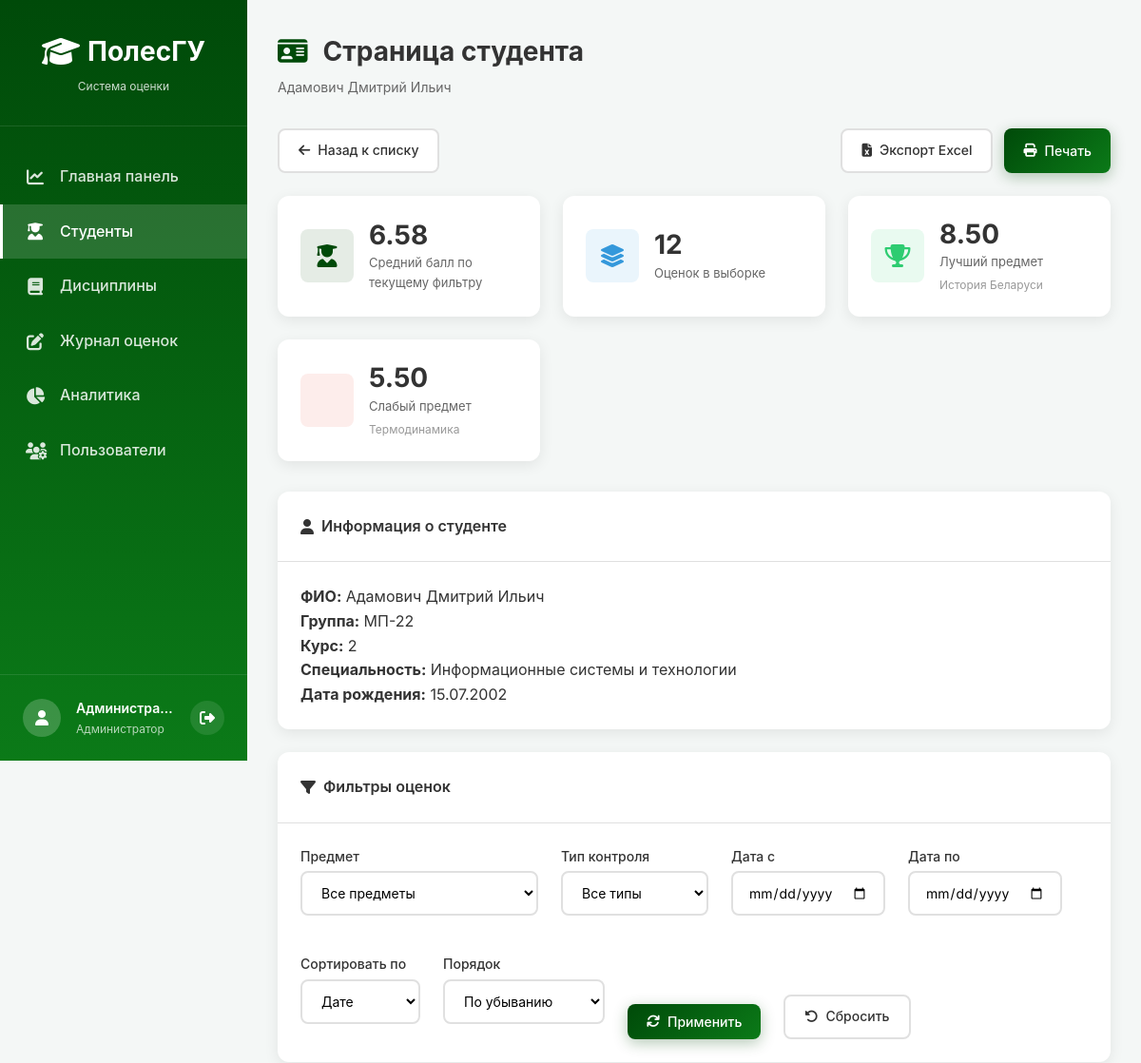
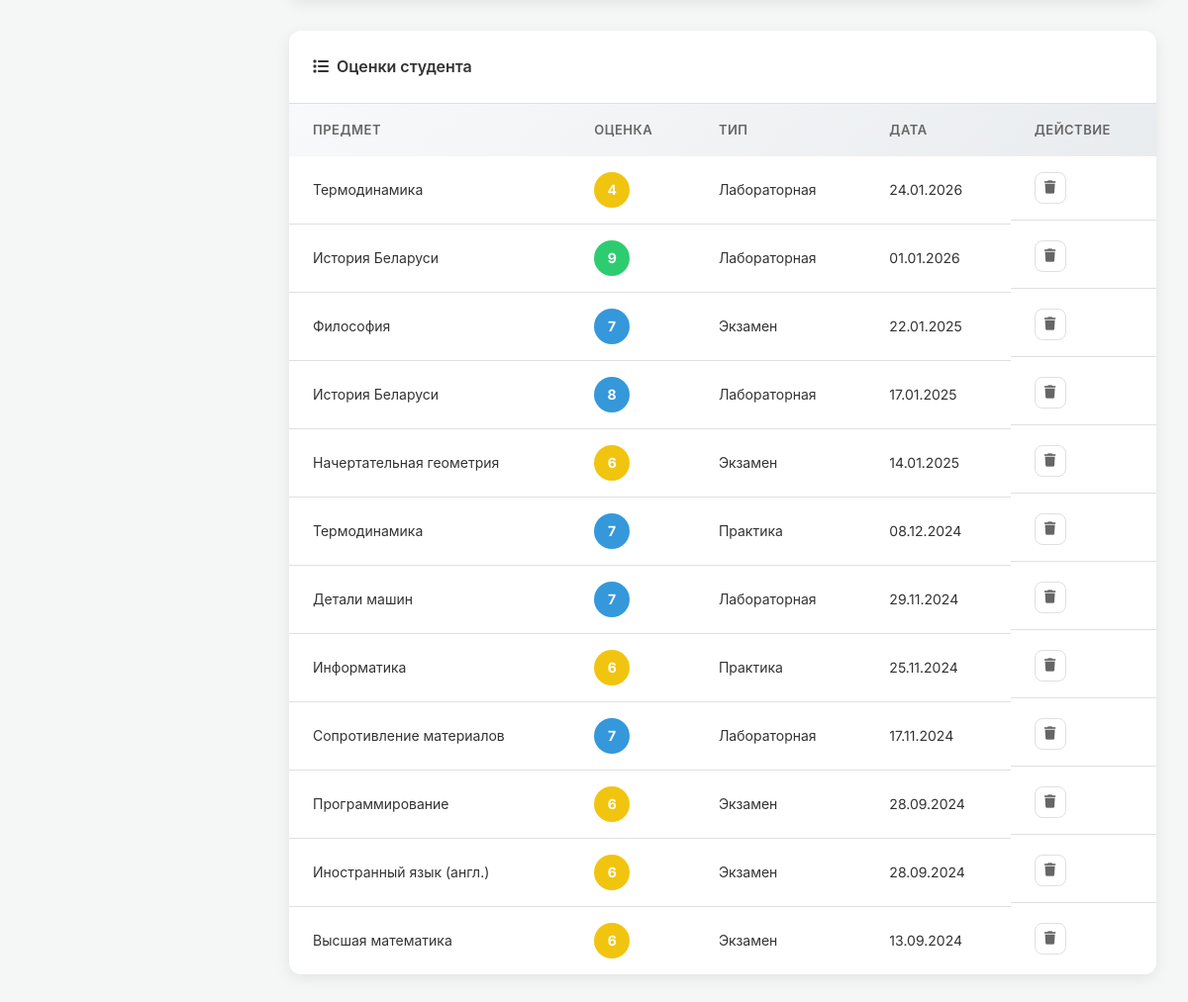
Page /index.php?module=students&student_id=62 (signed in) on the committed database (2 pictures, top to bottom).
### tables this page shows
CREATE TABLE students (
        id INTEGER PRIMARY KEY AUTOINCREMENT,
        group_id INTEGER NOT NULL,
        full_name TEXT NOT NULL,
        birth_date TEXT,
        status TEXT DEFAULT 'active', -- 'active' или 'expelled'
        FOREIGN KEY (group_id) REFERENCES groups(id) ON DELETE CASCADE
    );

CREATE TABLE groups (
        id INTEGER PRIMARY KEY AUTOINCREMENT,
        name TEXT NOT NULL,
        course INTEGER NOT NULL,
        specialty TEXT NOT NULL
    );

CREATE TABLE grades (
        id INTEGER PRIMARY KEY AUTOINCREMENT,
        student_id INTEGER NOT NULL,
        discipline_id INTEGER NOT NULL,
        grade INTEGER CHECK(grade >= 1 AND grade <= 10),
        date TEXT NOT NULL,
        type TEXT DEFAULT 'exam', -- 'exam' или 'credit'
        FOREIGN KEY (student_id) REFERENCES students(id) ON DELETE CASCADE,
        FOREIGN KEY (discipline_id) REFERENCES disciplines(id) ON DELETE CASCADE
    );

CREATE TABLE disciplines (
        id INTEGER PRIMARY KEY AUTOINCREMENT,
        name TEXT NOT NULL,
        teacher TEXT,
        department TEXT,
        hours INTEGER
    );

### config/functions.php (called while the page is built, shortened)
<?php
function escape($string) {
    return htmlspecialchars($string, ENT_QUOTES, 'UTF-8');
}
function formatDate($date) {
    return date('d.m.Y', strtotime($date));
}
function getGradeColor($grade) {
    if ($grade >= 9) return '#2ecc71';
    if ($grade >= 7) return '#3498db';
    if ($grade >= 4) return '#f1c40f';
    return '#e74c3c';
}
function getGradeTypeOptions() {
    return [
        'exam' => 'Экзамен',
        'practice' => 'Практика',
        'lab' => 'Лабораторная',
    ];
}
function getGradeTypeLabel($type) {
    $labels = getGradeTypeOptions();
    return $labels[$type] ?? $type;
}
function getStudentById($pdo, $studentId) {
    $sql = "SELECT s.*, g.name as group_name, g.course, g.specialty
            FROM students s
            JOIN groups g ON s.group_id = g.id
            WHERE s.id = ?";
    $stmt = $pdo->prepare($sql);
    $stmt->execute([$studentId]);
    return $stmt->fetch();
}
function getStudentGradesFiltered($pdo, $studentId, $filters = []) {
    $conditions = ['gr.student_id = ?'];
    $params = [$studentId];
    $sortMap = [
        'date' => 'gr.date',
        'discipline' => 'd.name',
    ];
    $sortField = $filters['sort'] ?? 'date';
    $orderField = $sortMap[$sortField] ?? 'gr.date';
    $orderDirection = strtolower($filters['order'] ?? 'desc') === 'asc' ? 'ASC' : 'DESC';
    $sql = "SELECT gr.*, d.name as discipline_name, d.teacher
            FROM grades gr
            JOIN disciplines d ON gr.discipline_id = d.id
            WHERE " . implode(' AND ', $conditions) . "
            ORDER BY {$orderField} {$orderDirection}, gr.id DESC";
    $stmt = $pdo->prepare($sql);
    $stmt->execute($params);
    return $stmt->fetchAll();
}
function calculateStudentAverageFiltered($pdo, $studentId, $filters = []) {
    $conditions = ['student_id = ?'];
    $params = [$studentId];
    $sql = "SELECT AVG(grade) as avg_grade
            FROM grades
            WHERE " . implode(' AND ', $conditions);
    $stmt = $pdo->prepare($sql);
    $stmt->execute($params);
    $result = $stmt->fetch();
    return $result['avg_grade'] ? round($result['avg_grade'], 2) : 0;
}
function getStudentSubjectStatsFiltered($pdo, $studentId, $filters = []) {
    $conditions = ['gr.student_id = ?'];
    $params = [$studentId];
    $sql = "SELECT gr.discipline_id,
                   d.name as discipline_name,
                   AVG(gr.grade) as avg_grade,
                   COUNT(gr.id) as grade_count
            FROM grades gr
            JOIN disciplines d ON gr.discipline_id = d.id
            WHERE " . implode(' AND ', $conditions) . "
            GROUP BY gr.discipline_id, d.name
            ORDER BY avg_grade DESC, d.name ASC";
    $stmt = $pdo->prepare($sql);
    $stmt->execute($params);
    return $stmt->fetchAll();
}
?>

### modules/students/index.php (the view, shortened to what this page needs)
<?php
require_once __DIR__ . '/../../config/database.php';
require_once __DIR__ . '/../../config/functions.php';
$pdo = getDB();
$studentPageId = isset($_GET['student_id']) ? (int)$_GET['student_id'] : 0;
$canManageStudentData = in_array($_SESSION['role'], ['admin', 'teacher'], true);
function buildStudentPageUrl($studentId, $filters = [], $flash = null) {
    $params = array_filter([
        'module' => 'students',
        'student_id' => $studentId,
        'discipline' => $filters['discipline'] ?? null,
        'type' => $filters['type'] ?? null,
        'date_from' => $filters['date_from'] ?? null,
        'date_to' => $filters['date_to'] ?? null,
        'sort' => $filters['sort'] ?? null,
        'order' => $filters['order'] ?? null,
        'flash' => $flash,
        'export' => $filters['export'] ?? null,
    ], function ($value) {
        return $value !== null && $value !== '' && $value !== 0;
    });
    return '/index.php?' . http_build_query($params);
}
if ($studentPageId > 0) {
    $student = getStudentById($pdo, $studentPageId);
    $selectedDiscipline = isset($_GET['discipline']) ? (int)$_GET['discipline'] : 0;
    $selectedType = trim($_GET['type'] ?? '');
    $dateFrom = trim($_GET['date_from'] ?? '');
    $dateTo = trim($_GET['date_to'] ?? '');
    $sortField = $_GET['sort'] ?? 'date';
    $sortOrder = $_GET['order'] ?? 'desc';
    $gradeFilters = [
        'discipline_id' => $selectedDiscipline,
        'type' => $selectedType,
        'date_from' => $dateFrom,
        'date_to' => $dateTo,
        'sort' => $sortField,
        'order' => $sortOrder,
    ];
    $filteredGrades = getStudentGradesFiltered($pdo, $studentPageId, $gradeFilters);
    $filteredAverage = calculateStudentAverageFiltered($pdo, $studentPageId, $gradeFilters);
    $subjectStats = getStudentSubjectStatsFiltered($pdo, $studentPageId, $gradeFilters);
    $bestSubject = $subjectStats[0] ?? null;
    $worstSubject = !empty($subjectStats) ? $subjectStats[count($subjectStats) - 1] : null;
        ?>
        <?php
    include __DIR__ . '/../../includes/header.php';
    include __DIR__ . '/../../includes/sidebar.php';
    ?>
    <main class="main-content">
        <div class="page-header">
            <h1><i class="fas fa-id-card"></i> Страница студента</h1>
            <p><?= escape($student['full_name']) ?></p>
        </div>
        <div class="actions-bar">
            <?php if ($canManageStudentData): ?>
            <a href="/index.php?module=students" class="btn btn-secondary">
                <i class="fas fa-arrow-left"></i> Назад к списку
            </a>
            <?php endif; ?>
            <div style="display: flex; gap: 12px; flex-wrap: wrap;">
                <a href="<?= escape(buildStudentPageUrl($studentPageId, [
                    'discipline' => $selectedDiscipline,
                    'type' => $selectedType,
                    'date_from' => $dateFrom,
                    'date_to' => $dateTo,
                    'sort' => $sortField,
                    'order' => $sortOrder,
                    'export' => 'excel',
                ])) ?>" class="btn btn-secondary">
                    <i class="fas fa-file-excel"></i> Экспорт Excel
                </a>
                <button type="button" class="btn btn-primary" onclick="window.print()">
                    <i class="fas fa-print"></i> Печать
                </button>
            </div>
        </div>
        <div class="kpi-grid">
            <div class="kpi-card">
                <div class="kpi-icon" style="background: rgba(0, 74, 9, 0.1);">
                    <i class="fas fa-user-graduate" style="color: #004a09;"></i>
                </div>
                <div class="kpi-content">
                    <h3><?= number_format($filteredAverage, 2) ?></h3>
                    <p>Средний балл по текущему фильтру</p>
                </div>
            </div>
            <div class="kpi-card">
                <div class="kpi-icon" style="background: rgba(52, 152, 219, 0.1);">
                    <i class="fas fa-layer-group" style="color: #3498db;"></i>
                </div>
                <div class="kpi-content">
                    <h3><?= count($filteredGrades) ?></h3>
                    <p>Оценок в выборке</p>
                </div>
            </div>
            <div class="kpi-card">
                <div class="kpi-icon" style="background: rgba(46, 204, 113, 0.1);">
                    <i class="fas fa-trophy" style="color: #2ecc71;"></i>
                </div>
                <div class="kpi-content">
                    <h3><?= $bestSubject ? number_format($bestSubject['avg_grade'], 2) : '-' ?></h3>
                    <p>Лучший предмет</p>
                    <small><?= $bestSubject ? escape($bestSubject['discipline_name']) : 'Нет данных' ?></small>
                </div>
            </div>
            <div class="kpi-card">
                <div class="kpi-icon" style="background: rgba(231, 76, 60, 0.1);">
                </div>
                <div class="kpi-content">
                    <h3><?= $worstSubject ? number_format($worstSubject['avg_grade'], 2) : '-' ?></h3>
                    <p>Слабый предмет</p>
                    <small><?= $worstSubject ? escape($worstSubject['discipline_name']) : 'Нет данных' ?></small>
                </div>
            </div>
        </div>
        <div class="card" style="margin-bottom: 24px;">
            <div class="card-header">
                <h3><i class="fas fa-user"></i> Информация о студенте</h3>
            </div>
            <div class="card-body">
                <p><strong>ФИО:</strong> <?= escape($student['full_name']) ?></p>
                <p><strong>Группа:</strong> <?= escape($student['group_name']) ?></p>
                <p><strong>Курс:</strong> <?= (int)$student['course'] ?></p>
                <p><strong>Специальность:</strong> <?= escape($student['specialty']) ?></p>
                <p><strong>Дата рождения:</strong> <?= $student['birth_date'] ? formatDate($student['birth_date']) : 'Не указана' ?></p>
            </div>
        </div>
        <div class="card">
            <div class="card-header">
                <h3><i class="fas fa-filter"></i> Фильтры оценок</h3>
            </div>
            <div class="card-body">
                <form method="GET" class="filter-form-inline">
                    <div class="form-group">
                        <label for="discipline">Предмет</label>
                        <select name="discipline" id="discipline">
                            <option value="0">Все предметы</option>
                        </select>
                    </div>
                    <div class="form-group">
                        <label for="type">Тип контроля</label>
                        <select name="type" id="type">
                            <option value="">Все типы</option>
                        </select>
                    </div>
                    <div class="form-group">
                        <label for="date_from">Дата с</label>
                        <input type="date" name="date_from" id="date_from" value="<?= escape($dateFrom) ?>">
                    </div>
                    <div class="form-group">
                        <label for="date_to">Дата по</label>
                        <input type="date" name="date_to" id="date_to" value="<?= escape($dateTo) ?>">
                    </div>
                    <div class="form-group">
                        <label for="sort">Сортировать по</label>
                        <select name="sort" id="sort">
                            <option value="date" <?= $sortField === 'date' ? 'selected' : '' ?>>Дате</option>
                        </select>
                    </div>
                    <div class="form-group">
                        <label for="order">Порядок</label>
                        <select name="order" id="order">
                            <option value="desc" <?= $sortOrder === 'desc' ? 'selected' : '' ?>>По убыванию</option>
                        </select>
                    </div>
                    <button type="submit" class="btn btn-primary">
                        <i class="fas fa-sync"></i> Применить
                    </button>
                    <a href="/index.php?module=students&student_id=<?= $studentPageId ?>" class="btn btn-secondary">
                        <i class="fas fa-rotate-left"></i> Сбросить
                    </a>
                </form>
            </div>
        </div>
        <div class="table-card" style="margin-top: 24px;">
            <div class="table-header">
                <h3><i class="fas fa-list"></i> Оценки студента</h3>
            </div>
            <div class="table-body">
                <?php if (!empty($filteredGrades)): ?>
                <table class="data-table">
                    <thead>
                        <tr>
                            <th>Предмет</th>
                            <th>Оценка</th>
                            <th>Тип</th>
                            <th>Дата</th>
                            <?php if ($canManageStudentData): ?>
                            <th>Действие</th>
                            <?php endif; ?>
                        </tr>
                    </thead>
                    <tbody>
                        <?php foreach ($filteredGrades as $grade): ?>
                        <tr>
                            <td><?= escape($grade['discipline_name']) ?></td>
                            <td>
                                <span class="grade-badge" style="background: <?= getGradeColor($grade['grade']) ?>;">
                                    <?= (int)$grade['grade'] ?>
                                </span>
                            </td>
                            <td><?= escape(getGradeTypeLabel($grade['type'])) ?></td>
                            <td><?= formatDate($grade['date']) ?></td>
                            <?php if ($canManageStudentData): ?>
                            <td class="actions">
                                <button class="btn-icon btn-danger" onclick="deleteGrade(<?= (int)$grade['id'] ?>, '<?= escape($grade['discipline_name']) ?>', <?= $studentPageId ?>)" title="Удалить оценку">
                                    <i class="fas fa-trash"></i>
                                </button>
                            </td>
                            <?php endif; ?>
                        </tr>
                        <?php endforeach; ?>
                    </tbody>
                </table>
                <?php else: ?>
                <p class="empty-message">По выбранным фильтрам оценки не найдены</p>
                <?php endif; ?>
            </div>
        </div>
    </main>
    <?php
    include __DIR__ . '/../../includes/footer.php';
    return;
}
include __DIR__ . '/../../includes/header.php';
include __DIR__ . '/../../includes/sidebar.php';
?>
<?php include __DIR__ . '/../../includes/footer.php'; ?>

### rows in the picture
students: full_name "Адамович Дмитрий Ильич", group.name "МП-22", group.course "2", group.specialty "Информационные системы и технологии", birth_date "15.07.2002"
grades: discipline.name "Термодинамика", grade "4", type "Лабораторная", date "24.01.2026"
grades: discipline.name "История Беларуси", grade "9", type "Лабораторная", date "01.01.2026"
grades: discipline.name "Философия", grade "7", type "Экзамен", date "22.01.2025"
grades: discipline.name "История Беларуси", grade "8", type "Лабораторная", date "17.01.2025"
grades: discipline.name "Начертательная геометрия", grade "6", type "Экзамен", date "14.01.2025"
grades: discipline.name "Термодинамика", grade "7", type "Практика", date "08.12.2024"
grades: discipline.name "Детали машин", grade "7", type "Лабораторная", date "29.11.2024"
grades: discipline.name "Информатика", grade "6", type "Практика", date "25.11.2024"
grades: discipline.name "Сопротивление материалов", grade "7", type "Лабораторная", date "17.11.2024"
grades: discipline.name "Программирование", grade "6", type "Экзамен", date "28.09.2024"
grades: discipline.name "Иностранный язык (англ.)", grade "6", type "Экзамен", date "28.09.2024"
grades: discipline.name "Высшая математика", grade "6", type "Экзамен", date "13.09.2024"

### other values in the picture
$_SESSION['full_name'] "Администра…"
getRoleLabel($_SESSION['role']) "Администратор"
$filteredAverage "6.58"
count($filteredGrades) "12"
$bestSubject['avg_grade'] "8.50"
$bestSubject['discipline_name'] "История Беларуси"
$worstSubject['avg_grade'] "5.50"
$worstSubject['discipline_name'] "Термодинамика"
